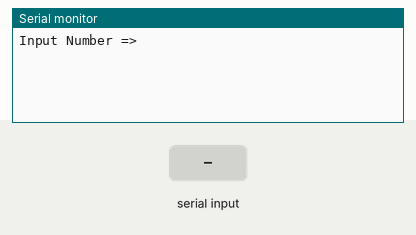
Recording of a sketch running on a simulated Arduino Uno, built with avr-gcc and run on an emulated ATmega328P. On the bench: the last lines printed to the serial monitor. The inputs (shaded band) are chosen by the test bench.

Above: at 1.2 s.
1.3 s: "90,45\n" received over Serial
At 2.2 s:
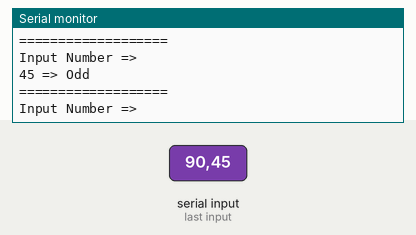
2.8 s: "30,150\n" received over Serial
At 5.2 s:
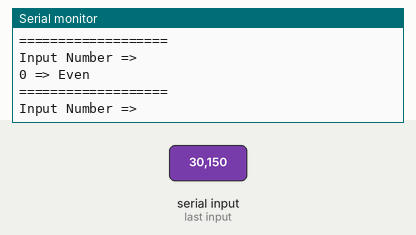
Timing chart, 0 to 6.7 s (numbered marks = the images above; inputs shaded):
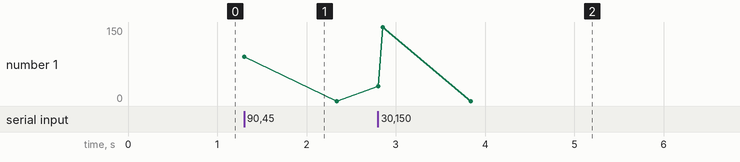

Measured:
- after the input at 1.3 s, the serial monitor: prints a new line at once (image 1)
- after the input at 2.8 s, the serial monitor: prints a new line at once (image 2)

The sketch:

ex6-6-1.ino
```cpp
int even(int);

void setup() {
  // 시리얼 통신 속도 설정 : 속도 9600 bps, 8데이터 비트, 패리티 없음, 한 개의 스톱비트
 Serial.begin(9600) ;

}
void loop() {
     int x, r; ;
     String echoStr="";

      Serial.println("Input Number =>");

     // PC에서 데이터가 전송되어 올때까지 기다린다.
      while(1) {
       if(Serial.available() > 0 ) break;
      }
      x = Serial.parseInt();
      r = even(x);

      if(r==1) echoStr = String(x)+ " => Even";
      else    echoStr = String(x)+ " => Odd";

    Serial.println(echoStr);
    Serial.println("===================");
  }

 int even(int n)
 {
  if(n%2 == 0 ) return 1;
  else return 0 ;
 }
```
